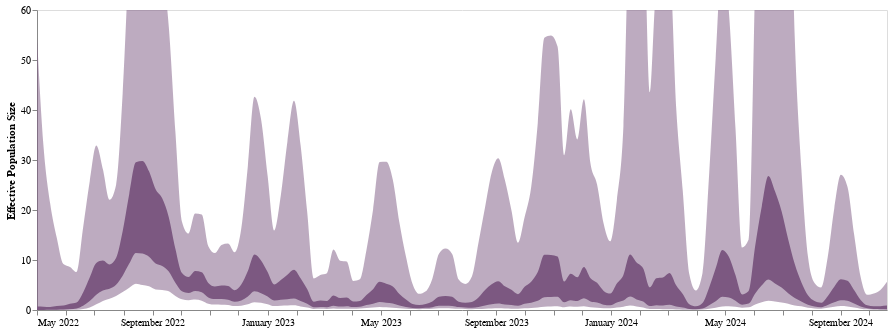

Notebook code for this chart:
### Code cell
#domain = ['CentralEurope', 'NorthAmerica', 'SouthAmerica' ,"SouthernEurope", "WesternEurope"]
range_ = ['#EEC060', '#2664A5', '#A76BB1', "#EEA160", "#356D4C"]
line_ne = alt.Chart(test).mark_area(interpolate='monotone', opacity = 1, clip = True, color = "#7c5981").encode(
    alt.X('date:T', axis=alt.Axis(title="", grid=False,tickCount = "month",  format="%B %Y")),
    alt.Y('lower_hpd_linear_50_MA',axis=alt.Axis(title="Effective Population Size", grid=False),scale=alt.Scale(domain=(0, 60))),
    alt.Y2('upper_hpd_linear_50_MA' ),
    
).properties(
    width=850,
    height=300)
# ).transform_filter(
#      (datum.upper_hpd_linear_50_MA < 50) 
#  )
band_ne = alt.Chart(test).mark_area(interpolate='monotone', opacity = 0.5, clip = True, color = "#7c5981").encode(
    alt.X('date:T', axis=alt.Axis(title="", grid=False, format="%B %Y")),
    alt.Y('lower_hpd_linear_MA',axis=alt.Axis(title="Effective Population Size", grid=False)),#,scale=alt.Scale(domain=(0, 13))),
    alt.Y2('upper_hpd_linear_MA' ),
    
).properties(
    width=850,
    height=300
)

line_ne  + band_ne

# band = alt.Chart(test).mark_area(
#     opacity=0.3, interpolate='monotone'
# ).encode(
#     alt.X('date:T', axis=alt.Axis(title="", grid=False)),
#     alt.Y('lower_hpd_linear'),#axis=None),#, scale=alt.Scale(domain=(0, 13))),
#     alt.Y2('upper_hpd_linear'),
#     color=alt.Color('deme:N', title = "Region", legend=alt.Legend(orient = "right",offset = -135, labelFontSize = 16, titleFontSize = 16, symbolSize = 110))
# ).properties(
#     width=850,
#     height=400
# ).transform_filter(
#     (datum.upper_hpd_linear < 20) &(datum.upper_hpd_linear_50 < 30)
# )
# band
# ne_plot = line + band
# (ne_plot).configure_axis(
#     labelFontSize=20,
#     titleFontSize=20
# )

### Figure 1 — Vega-Lite specification as saved in the notebook (floating-point values rounded to 4 significant figures; data arrays with more than 128 entries replaced by an {"elided": "..."} marker saying what was removed)
{"config": {"view": {"continuousWidth": 400, "continuousHeight": 300}}, "layer": [{"mark": {"type": "area", "clip": true, "color": "#7c5981", "interpolate": "monotone", "opacity": 1}, "encoding": {"x": {"axis": {"format": "%B %Y", "grid": false, "tickCount": "month", "title": ""}, "field": "date", "type": "temporal"}, "y": {"axis": {"grid": false, "title": "Effective Population Size"}, "field": "lower_hpd_linear_50_MA", "scale": {"domain": [0, 60]}, "type": "quantitative"}, "y2": {"field": "upper_hpd_linear_50_MA"}}, "height": 300, "width": 850}, {"mark": {"type": "area", "clip": true, "color": "#7c5981", "interpolate": "monotone", "opacity": 0.5}, "encoding": {"x": {"axis": {"format": "%B %Y", "grid": false, "title": ""}, "field": "date", "type": "temporal"}, "y": {"axis": {"grid": false, "title": "Effective Population Size"}, "field": "lower_hpd_linear_MA", "type": "quantitative"}, "y2": {"field": "upper_hpd_linear_MA"}}, "height": 300, "width": 850}], "data": {"name": "data-18c16ccb2dd9eb8a5e13c4b65baf2d27"}, "$schema": "https://vega.github.io/schema/vega-lite/v4.17.0.json", "datasets": {"data-18c16ccb2dd9eb8a5e13c4b65baf2d27": {"elided": "130 records"}}}
